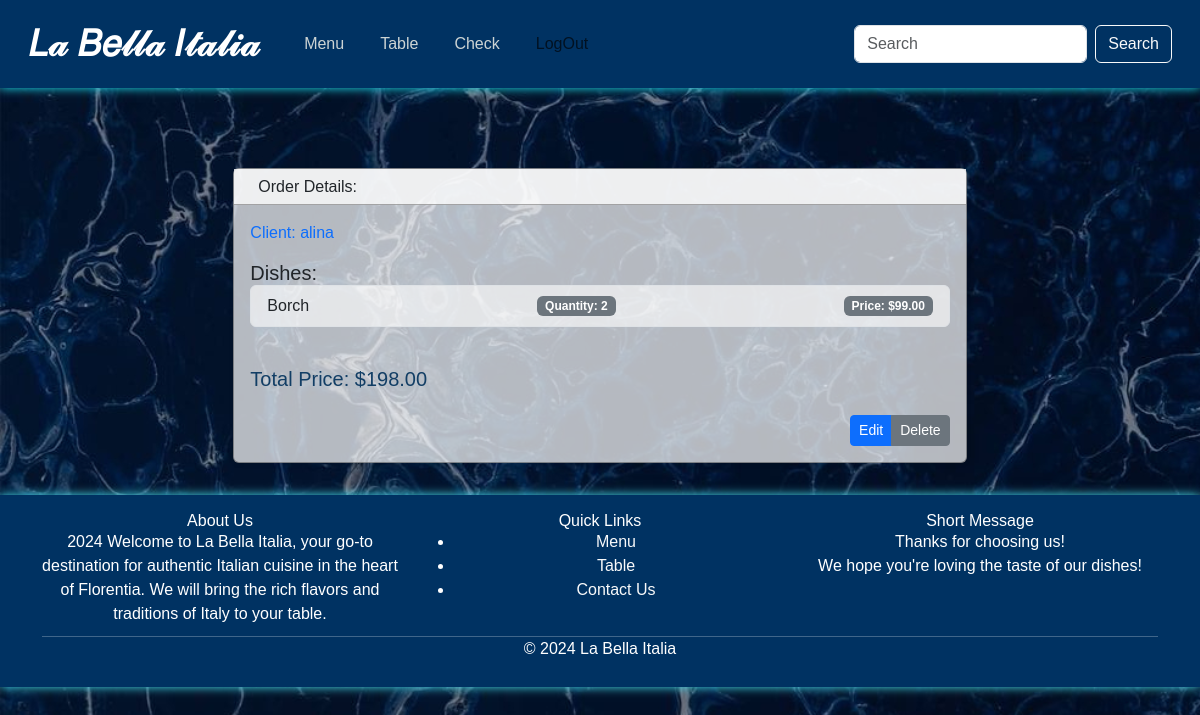
The page /orders/2/ (signed in) on the database as committed earlier.
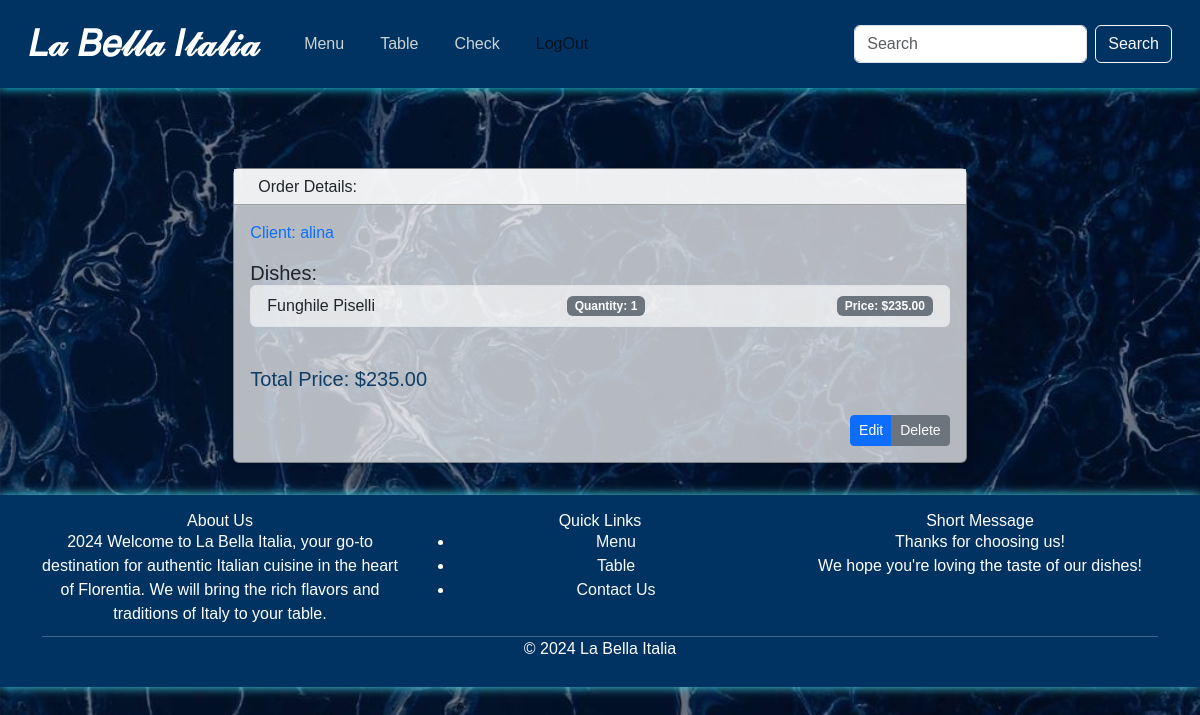
The same page on the database as committed later.
### project/models.py (models this page shows)
class Dish(models.Model):
    SORTDT = [
        ("Breakfast", "breakfast"),
        ("Lunch", "lunch"),
        ("Dinner", "dinner")
    ]
    SORT = [
        ("Appetizers", "appetizers"),
        ("Main Courses", "main"),
        ("Side Dishes", "side"),
        ("Desserts", "desserts"),
        ("Beverages", "beverages"),
        ("Soups", "soups"),
        ("Salads", "salads")
    ]
    name = models.CharField(max_length=255)
    ingredients = models.TextField()
    gram = models.CharField(max_length=255)
    sort_daytime = models.CharField(max_length=15, choices=SORTDT, blank=True, null=True)
    sort = models.CharField(max_length=50, choices=SORT)
    image = models.ImageField( upload_to='dish_img/', blank = True, null = True)

class DishPrice(models.Model):
    dish = models.ForeignKey(Dish, on_delete=models.CASCADE)
    price = models.DecimalField(max_digits=10, decimal_places=2)
    date = models.DateTimeField(auto_now_add=False)

### project/views.py (the view)
# urls.py: path('orders/<int:pk>/', OrderDetailView.as_view(), name='order-detail'),
class OrderDetailView(LoginRequiredMixin, DetailView):
    model = Order
    template_name = "order/order_detail.html"
    form_class = OrderForm
    def get_context_data(self, **kwargs):
        context = super().get_context_data(**kwargs)
        order = self.object
        dish_prices = []
        for dish in order.id_dishes.all():
            latest_price = DishPrice.objects.filter(dish=dish).order_by('-date').first()
            if latest_price:
                dish_prices.append({
                    'dish': dish,
                    'price': latest_price.price,
                    'quantity': order.number,
                    'total_price': latest_price.price * order.number
                })
        context['dish_prices'] = dish_prices
        return context

### templates/order/order_detail.html (shortened to what this page needs)
{% extends 'base.html' %}
{% load custom_filters %}
{% load static %}
{% block content %}
    <div class="container mt-5">
        <div class="row justify-content-center">
            <div class="col-md-8">
                <div class="card shadow-sm">
                    <div class="card-header bg-white">
                        <h2 class="mb-0">Order Details:</h2>
                    </div>
                    <div class="card-body">
                        <div class="row mb-3">
                            <div class="col-md-4">
                                {% if order.id_client %}
                                <span style="width: 5rem;" class="text-primary">Client: {{ order.id_client.username }}</span>
                                {% endif %}
                            </div>
                            <div class="col-md-4">
                            </div>
                        </div>
                        <div class="row mb-3">
                            <div class="col-md-12">
                                <h5 class="mb-0">Dishes:</h5>
                                <ul class="list-group">
                                    {% for item in dish_prices %}
                                    <li class="list-group-item d-flex justify-content-between align-items-center">
                                        <a href="{% url 'dish-detail' item.dish.pk %}" class="text-decoration-none text-dark">
                                            {{ item.dish.name }}
                                        </a>
                                        <span class="badge bg-secondary">Quantity: {{ item.quantity }}</span>
                                        <span class="badge bg-secondary">Price: ${{ item.price }}</span>
                                    </li>
                                    {% endfor %}
                                </ul>
                            </div>
                        </div>
                        <div class="col-md-4">
                            <br>
                            {% for item in dish_prices %}
                                <h5 class="card-text" style="color: #123E65;">Total Price: ${{ item.total_price }}</h5>
                            {%endfor%}
                        </div>
                        <br>
                        <div class="d-flex justify-content-end">
                            <div class="btn-group">
                                {% if user.is_authenticated %}
                                    <a href="{% url 'order-update' order.id %}" class="btn btn-sm btn-primary">Edit</a>
                                    <a href="{% url 'order-delete' order.id %}" class="btn btn-sm btn-secondary">Delete</a>
                                {% endif %}
                            </div>
                        </div>
                    </div>
                </div>
            </div>
        </div>
    </div>
{% endblock %}

Rows that differ between the two databases and show on the page:
removed Dish: dish.name "Borch", quantity "2", price "99.00", total_price "198.00"
now on this page (row edited): Dish: dish.name "Funghile Piselli", quantity "1", price "235.00", total_price "235.00"
